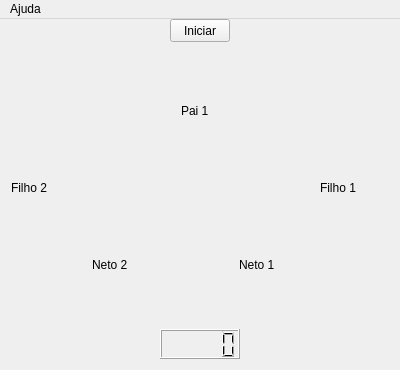
<?xml version="1.0" encoding="UTF-8"?>
<ui version="4.0">
 <class>MainWindow</class>
 <widget class="QMainWindow" name="MainWindow">
  <property name="geometry">
   <rect>
    <x>0</x>
    <y>0</y>
    <width>400</width>
    <height>370</height>
   </rect>
  </property>
  <property name="windowTitle">
   <string>Processos</string>
  </property>
  <widget class="QWidget" name="centralWidget">
   <widget class="QPushButton" name="pushButton">
    <property name="geometry">
     <rect>
      <x>170</x>
      <y>0</y>
      <width>60</width>
      <height>23</height>
     </rect>
    </property>
    <property name="maximumSize">
     <size>
      <width>60</width>
      <height>16777215</height>
     </size>
    </property>
    <property name="text">
     <string>Iniciar</string>
    </property>
   </widget>
   <widget class="QWidget" name="layoutWidget">
    <property name="geometry">
     <rect>
      <x>0</x>
      <y>40</y>
      <width>391</width>
      <height>261</height>
     </rect>
    </property>
    <layout class="QVBoxLayout" name="verticalLayout">
     <item alignment="Qt::AlignHCenter">
      <widget class="QLabel" name="Pai">
       <property name="maximumSize">
        <size>
         <width>60</width>
         <height>60</height>
        </size>
       </property>
       <property name="text">
        <string>Pai 1</string>
       </property>
      </widget>
     </item>
     <item>
      <layout class="QHBoxLayout" name="horizontalLayout">
       <item alignment="Qt::AlignLeft">
        <widget class="QLabel" name="Filho2">
         <property name="maximumSize">
          <size>
           <width>60</width>
           <height>60</height>
          </size>
         </property>
         <property name="text">
          <string>Filho 2</string>
         </property>
        </widget>
       </item>
       <item>
        <widget class="QLabel" name="Filho1">
         <property name="maximumSize">
          <size>
           <width>60</width>
           <height>60</height>
          </size>
         </property>
         <property name="text">
          <string>Filho 1</string>
         </property>
        </widget>
       </item>
      </layout>
     </item>
     <item>
      <layout class="QHBoxLayout" name="horizontalLayout_2">
       <item>
        <widget class="QLabel" name="Neto2">
         <property name="maximumSize">
          <size>
           <width>60</width>
           <height>60</height>
          </size>
         </property>
         <property name="text">
          <string>Neto 2</string>
         </property>
        </widget>
       </item>
       <item>
        <widget class="QLabel" name="Neto1">
         <property name="maximumSize">
          <size>
           <width>60</width>
           <height>60</height>
          </size>
         </property>
         <property name="text">
          <string>Neto 1</string>
         </property>
        </widget>
       </item>
      </layout>
     </item>
    </layout>
   </widget>
   <widget class="QLCDNumber" name="lcdNumber">
    <property name="geometry">
     <rect>
      <x>160</x>
      <y>310</y>
      <width>80</width>
      <height>30</height>
     </rect>
    </property>
    <property name="maximumSize">
     <size>
      <width>80</width>
      <height>30</height>
     </size>
    </property>
   </widget>
  </widget>
  <widget class="QMenuBar" name="menuBar">
   <property name="geometry">
    <rect>
     <x>0</x>
     <y>0</y>
     <width>400</width>
     <height>20</height>
    </rect>
   </property>
   <widget class="QMenu" name="menuSobre">
    <property name="title">
     <string>Ajuda</string>
    </property>
    <addaction name="actionSobre"/>
   </widget>
   <addaction name="menuSobre"/>
  </widget>
  <action name="actionSobre">
   <property name="text">
    <string>Sobre</string>
   </property>
  </action>
 </widget>
 <layoutdefault spacing="6" margin="11"/>
 <resources/>
 <connections/>
</ui>
